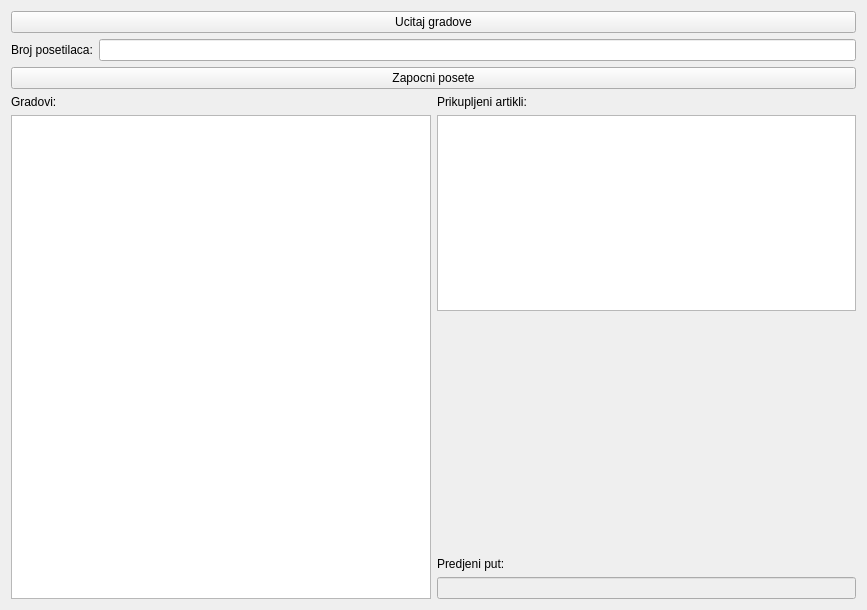
<?xml version="1.0" encoding="UTF-8"?>
<ui version="4.0">
 <class>Widget</class>
 <widget class="QWidget" name="Widget">
  <property name="geometry">
   <rect>
    <x>0</x>
    <y>0</y>
    <width>867</width>
    <height>610</height>
   </rect>
  </property>
  <property name="windowTitle">
   <string>Putnik</string>
  </property>
  <layout class="QVBoxLayout" name="verticalLayout_3">
   <item>
    <layout class="QGridLayout" name="gridLayout">
     <item row="1" column="0">
      <widget class="QLabel" name="label">
       <property name="text">
        <string>Broj posetilaca:</string>
       </property>
      </widget>
     </item>
     <item row="0" column="0" colspan="2">
      <widget class="QPushButton" name="pbUcitajGradove">
       <property name="text">
        <string>Ucitaj gradove</string>
       </property>
      </widget>
     </item>
     <item row="1" column="1">
      <widget class="QLineEdit" name="leBrojPosetilaca"/>
     </item>
     <item row="2" column="0" colspan="2">
      <widget class="QPushButton" name="pbZapocniPosete">
       <property name="text">
        <string>Zapocni posete</string>
       </property>
      </widget>
     </item>
    </layout>
   </item>
   <item>
    <layout class="QHBoxLayout" name="horizontalLayout">
     <item>
      <layout class="QVBoxLayout" name="verticalLayout">
       <item>
        <widget class="QLabel" name="label_2">
         <property name="text">
          <string>Gradovi:</string>
         </property>
        </widget>
       </item>
       <item>
        <widget class="QListWidget" name="lwGradovi"/>
       </item>
      </layout>
     </item>
     <item>
      <layout class="QVBoxLayout" name="verticalLayout_2">
       <item>
        <widget class="QLabel" name="label_3">
         <property name="text">
          <string>Prikupljeni artikli:</string>
         </property>
        </widget>
       </item>
       <item>
        <widget class="QListWidget" name="lwArtikli"/>
       </item>
       <item>
        <spacer name="verticalSpacer">
         <property name="orientation">
          <enum>Qt::Orientation::Vertical</enum>
         </property>
         <property name="sizeHint" stdset="0">
          <size>
           <width>20</width>
           <height>240</height>
          </size>
         </property>
        </spacer>
       </item>
       <item>
        <widget class="QLabel" name="label_4">
         <property name="text">
          <string>Predjeni put:</string>
         </property>
        </widget>
       </item>
       <item>
        <widget class="QLineEdit" name="lePredjeniPut">
         <property name="enabled">
          <bool>false</bool>
         </property>
        </widget>
       </item>
      </layout>
     </item>
    </layout>
   </item>
  </layout>
 </widget>
 <resources/>
 <connections/>
</ui>
